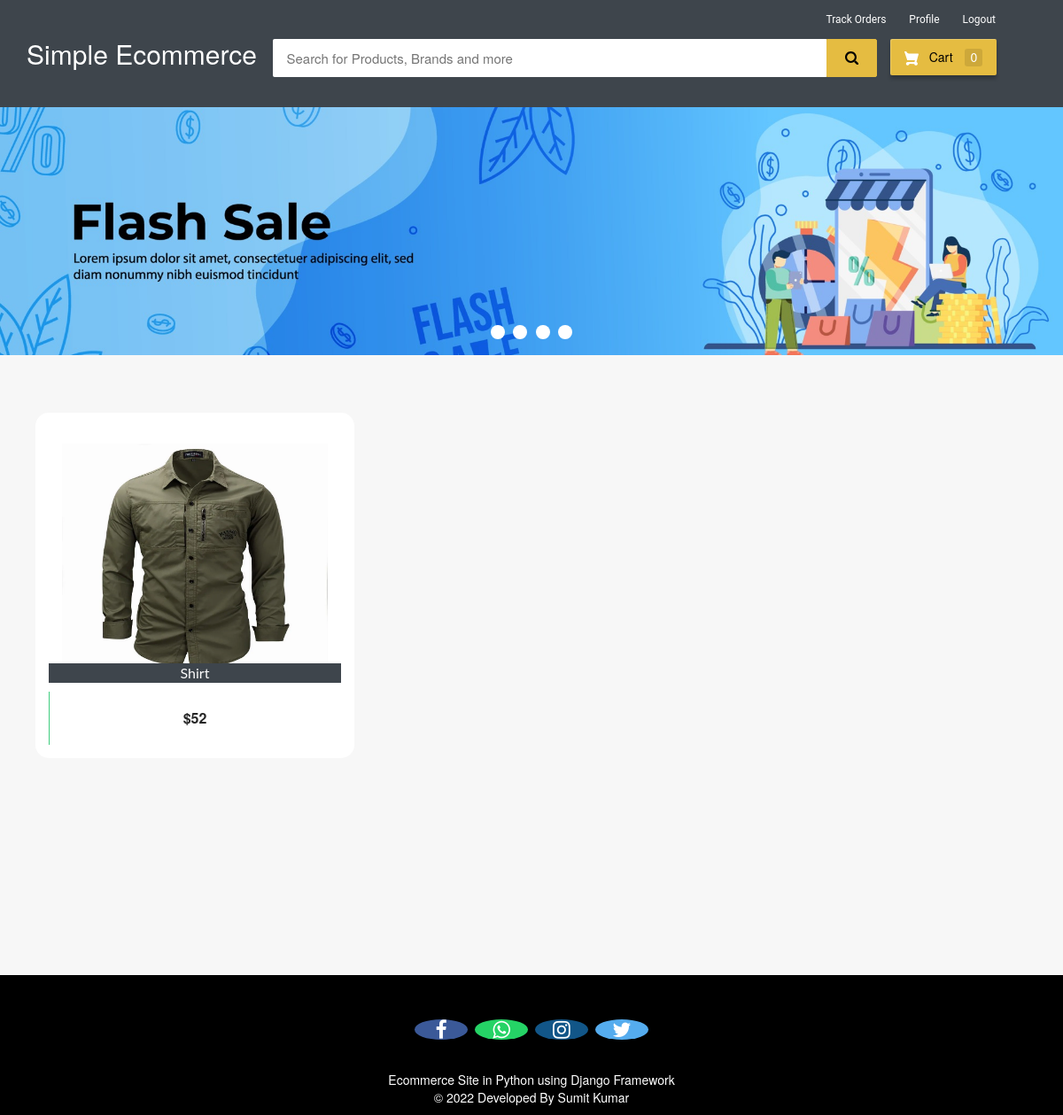
/customer-home (signed in), run on the app's committed database.
### ecom/models.py (models this page shows, shortened)
class Product(models.Model):
    name=models.CharField(max_length=40)
    product_image= models.ImageField(upload_to='product_image/',null=True,blank=True)
    price = models.PositiveIntegerField()
    description=models.CharField(max_length=40)

### ecom/views.py (the view)
# urls.py: path('customer-home', views.customer_home_view,name='customer-home'),
@login_required(login_url='customerlogin')
@user_passes_test(is_customer)
def customer_home_view(request):
    products=models.Product.objects.all()
    if 'product_ids' in request.COOKIES:
        product_ids = request.COOKIES['product_ids']
        counter=product_ids.split('|')
        product_count_in_cart=len(set(counter))
    else:
        product_count_in_cart=0
    return render(request,'ecom/customer_home.html',{'products':products,'product_count_in_cart':product_count_in_cart})

### ecom/views.py (called while the page is built)
def is_customer(user):
    return user.groups.filter(name='CUSTOMER').exists()

### templates/ecom/customer_home.html (shortened to what this page needs)
{% extends 'ecom/customer_base.html' %}
{% load static %}
{% block content %}
<div class="row">
  <div class="col-md-12">
    <div class="slider-container">
      <div class="menu">
        <label for="slide-dot-1"></label>
        <label for="slide-dot-2"></label>
        <label for="slide-dot-3"></label>
        <label for="slide-dot-4"></label>
      </div>
        <div class="slide slide-1"></div>
    </div>
  </div>
</div>
  {%if products%}
  <br>
  <div class="row">
      {% for p in products %}
      <div class="column">
      <div class="container page-wrapper" style="width: 450px;">
        <div class="page-inner">
          <div class="row">
            <div class="el-wrapper">
              <div class="box-up">
                <img class="img" src="{% static p.product_image.url %}" alt="product pic" height="300px" width="300px">
                <div class="img-info">
                  <div class="info-inner">
                    <span style="background-color:#3e454c; color:fbfbfb;"class="p-company">{{p.name}}</span>
                  </div>
                </div>
              </div>
              <div class="box-down">
                <a class="cart" href="{% url 'add-to-cart' p.id  %}">
                  <span class="price">${{p.price}}</span>
                  <span class="add-to-cart">
                    <span class="txt"><i class="fa fa-shopping-cart"></i> Add To Cart</span>
                  </span>
                </a>
              </div>
            </div>
          </div>
        </div>
      </div>
      </div>
  {% endfor %}
</div>
{%else%}
<h3 style="text-align:center; color:#3E454C;">No Search Found</h3>
{%endif%}
<br><br><br>
<br><br><br><br><br><br><br><br><br><br><br><br>
{% endblock content %}

### templates/ecom/customer_base.html (style rules this page uses)
body { background-color: #f7f7f7; }
.menu { cursor: pointer }
.fa { font-size: 23px; width: 60px; text-align: center; text-decoration: none; margin: 5px 2px; border-radius: 50%; }

### data on the page
Product: product_image (picture), name "Shirt", price "52"

### other printed values
{{ product_count_in_cart }} "0"
